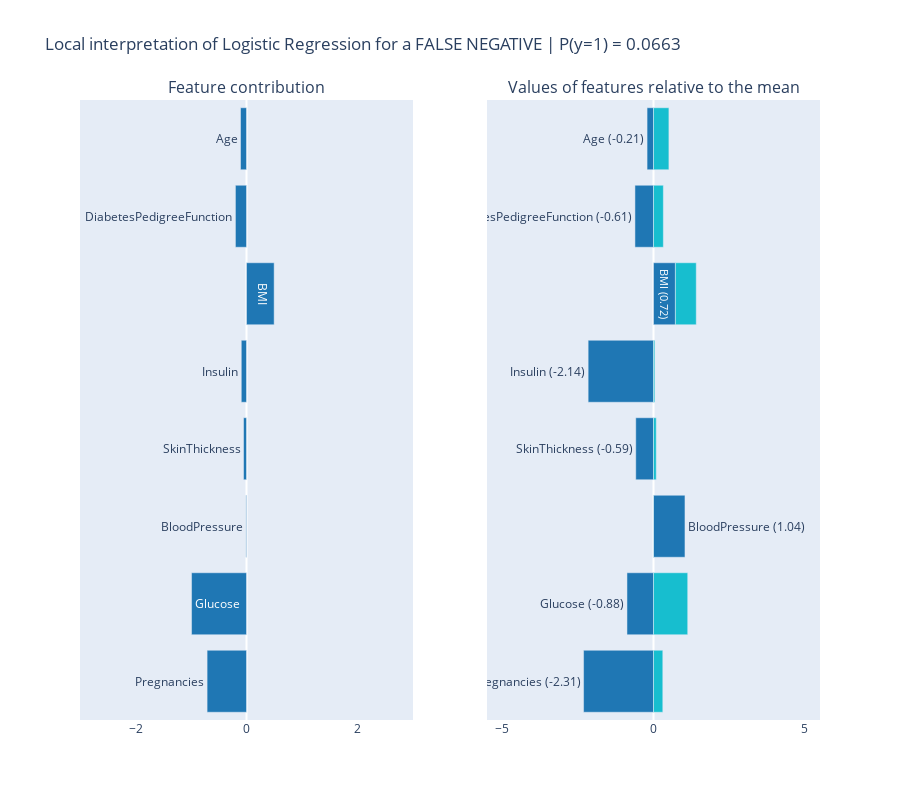

This figure's notebook cell:
### Code cell
lr_local = get_lr_local_interpretation(73, lr.coef_[-1])
fig = plot_local_interpretation(lr_local, f'Local interpretation of Logistic Regression for a FALSE NEGATIVE | P(y=1) = {lr_pred[73]:.4f}')
fig.show()

### Figure 1 — Plotly figure (JSON) as saved in the notebook; plotly's stock layout.template omitted (floating-point values rounded to 4 significant figures)
{"data": [{"marker": {"color": "#1f77b4"}, "orientation": "h", "showlegend": false, "text": ["Pregnancies", "Glucose", "BloodPressure", "SkinThickness", "Insulin", "BMI", "DiabetesPedigreeFunction", "Age"], "type": "bar", "x": [-0.7099, -0.9903, -0.01117, -0.05351, -0.09405, 0.4982, -0.1995, -0.1081], "xaxis": "x", "y": ["Pregnancies", "Glucose", "BloodPressure", "SkinThickness", "Insulin", "BMI", "DiabetesPedigreeFunction", "Age"], "yaxis": "y"}, {"marker": {"color": ["#1f77b4", "#1f77b4", "#1f77b4", "#1f77b4", "#1f77b4", "#1f77b4", "#1f77b4", "#1f77b4", "#1f77b4", "#1f77b4", "#bcbd22", "#2ca02c"]}, "orientation": "h", "showlegend": false, "text": ["Pregnancies (-2.31)", "Glucose (-0.88)", "BloodPressure (1.04)", "SkinThickness (-0.59)", "Insulin (-2.14)", "BMI (0.72)", "DiabetesPedigreeFunction (-0.61)", "Age (-0.21)"], "type": "bar", "x": [-2.31, -0.876, 1.039, -0.5859, -2.159, 0.7241, -0.613, -0.2125], "xaxis": "x2", "y": ["Pregnancies", "Glucose", "BloodPressure", "SkinThickness", "Insulin", "BMI", "DiabetesPedigreeFunction", "Age"], "yaxis": "y2"}, {"marker": {"color": "#17becf"}, "orientation": "h", "showlegend": false, "type": "bar", "x": [0.3073, 1.13, -0.01074, 0.09133, 0.04357, 0.688, 0.3255, 0.5086], "xaxis": "x2", "y": ["Pregnancies", "Glucose", "BloodPressure", "SkinThickness", "Insulin", "BMI", "DiabetesPedigreeFunction", "Age"], "yaxis": "y2"}], "layout": {"annotations": [{"font": {"size": 16}, "showarrow": false, "text": "Feature contribution", "x": 0.225, "xanchor": "center", "xref": "paper", "y": 1, "yanchor": "bottom", "yref": "paper"}, {"font": {"size": 16}, "showarrow": false, "text": "Values of features relative to the mean", "x": 0.775, "xanchor": "center", "xref": "paper", "y": 1, "yanchor": "bottom", "yref": "paper"}], "barmode": "relative", "height": 800, "title": {"text": "Local interpretation of Logistic Regression for a FALSE NEGATIVE | P(y=1) = 0.0663"}, "xaxis": {"anchor": "y", "domain": [0, 0.45], "range": [-3, 3], "showgrid": false}, "xaxis2": {"anchor": "y2", "domain": [0.55, 1], "range": [-5.5, 5.5], "showgrid": false}, "yaxis": {"anchor": "x", "domain": [0, 1], "showticklabels": false, "visible": false}, "yaxis2": {"anchor": "x2", "domain": [0, 1], "matches": "y", "showticklabels": false, "visible": false}}}
